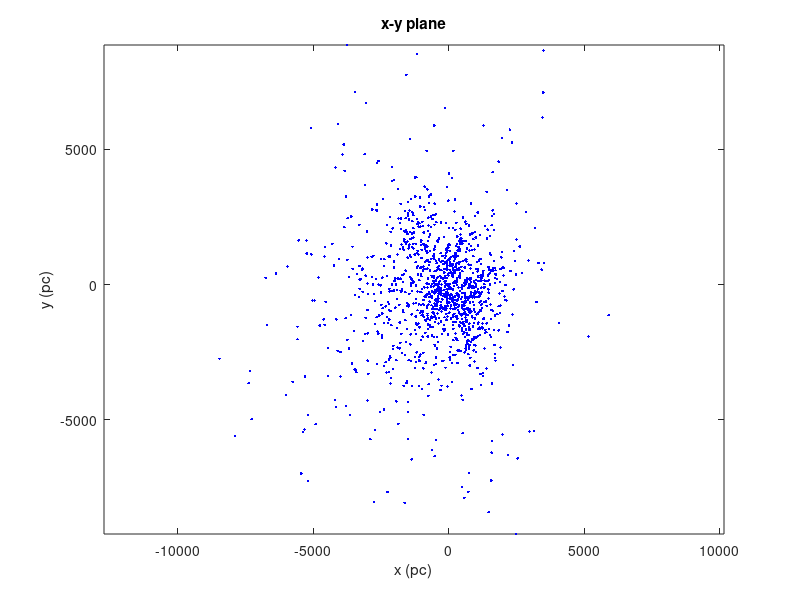
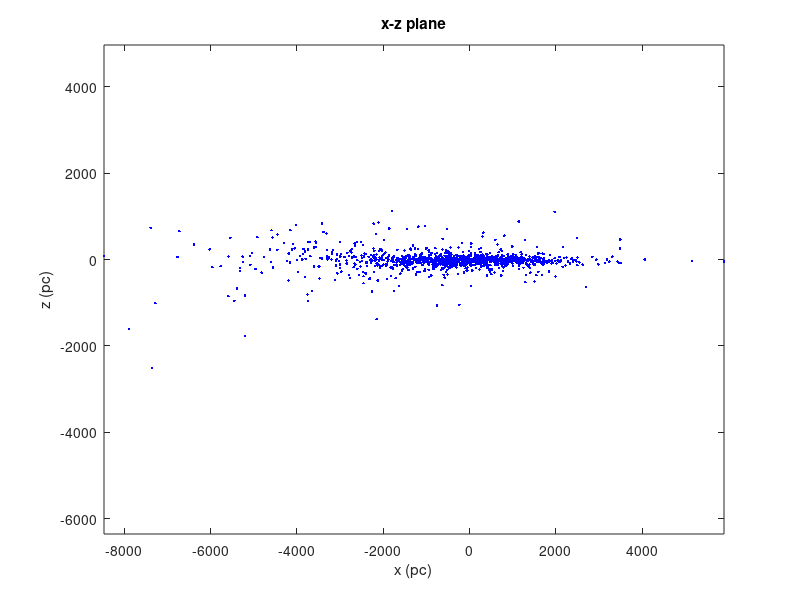
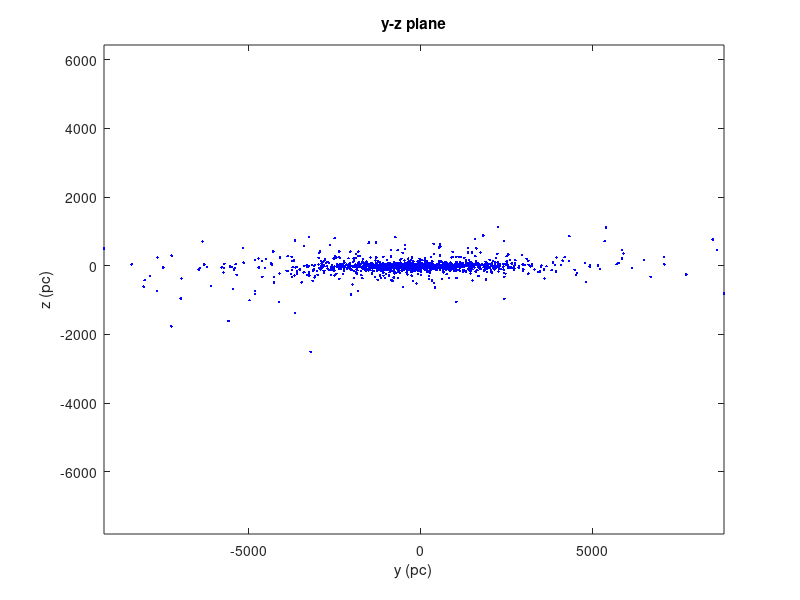
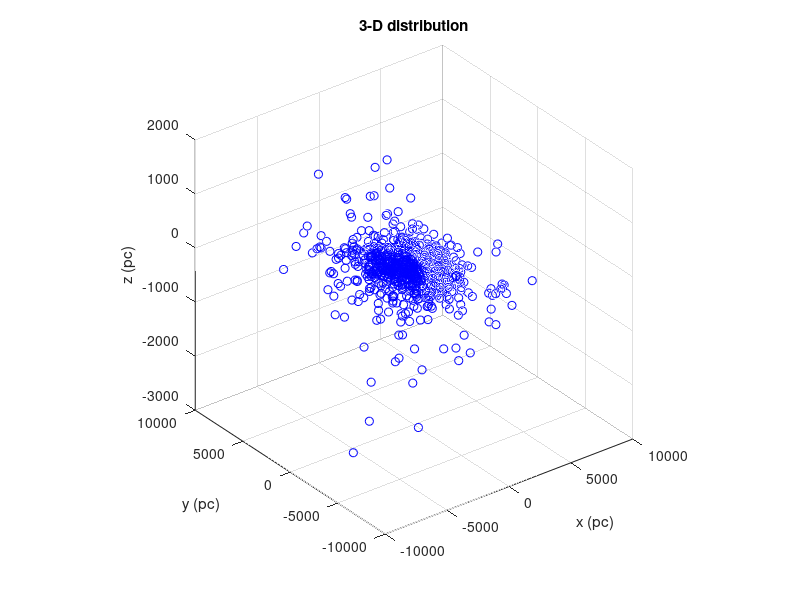

The MATLAB script that drew these images, in order:
%% Shape of the Milky Way
% _This is a reference for you to see if you did everything correctly, what
% should be on your screen. Note that some commands in this page are
% blocked (using *|...|*) for you to figure out by yourself._
%% Read and organize the data
% Now we plot the distribution of the same 1777 open clusters, but this 
% time we have distance information about the clusters and can plot them in 
% 3-space rather than just their projection onto the celestial sphere as we 
% did in Part I.
%
% First, load the data and save them to a variable, e.g., *|galOC|*:
galOC = load('clusters_relevantGAL.txt');
%%
% This time, the third column gives distance in pc and the coordinates are 
% in galactic coordinates (longitude and latitude both in degrees).
%
% We must change from degrees to radians since we will use *|cos|* and
% *|sin|* functions to transform from galactic (i.e. polar) to cartesian
% coordinates:
lonOC = galOC(:,1).*2*pi/360.0;
latOC = galOC(:,2).*2*pi/360.0;
%%
% Then we can calculate the $x$, $y$, and $z$ coordinates of each galaxy:
xoc = galOC(:,3).*cos(latOC).*cos(lonOC);
yoc = galOC(:,3).*cos(latOC).*sin(lonOC);
zoc = galOC(:,3).*sin(latOC);
%% Distribution of the clusters
% Now let's plot the projection of the open clusters onto the x-y plane
% (distribution as viewed from above galaxy):
figure(2); clf
plot(xoc,yoc, 'b.')
xlabel('x (pc)')
ylabel('y (pc)')
title('x-y plane')
axis equal
%%
% Note that you can use *|axis|* command to control axis scaling and
% appearance. The option *|equal|* sets the aspect ratio so that equal 
% tick mark increments on the x-,y- and z-axis are equal in size
%
% Also the projection onto the other two planes intersecting the galactic
% center, one perpendicular to the line of sight from earth and one
% parallel:
figure(3); clf
plot(xoc,zoc, 'b.')
xlabel('x (pc)')
ylabel('z (pc)')
title('x-z plane')
axis equal
%%
figure(4); clf
plot(yoc,zoc, 'b.')
xlabel('y (pc)')
ylabel('z (pc)')
title('y-z plane')
axis equal
%% 3-D distribution
% Or, you can use *|plot3|* function to make a 3-D plot showing the
% distribution of open clusters in the space:
figure(5); clf
plot3(xoc, yoc, zoc, 'bo')
grid on
axis square
xlabel('x (pc)')
ylabel('y (pc)')
zlabel('z (pc)')
title('3-D distribution')
%%
% Then use the *Rotate 3D* icon to change the angle of view: